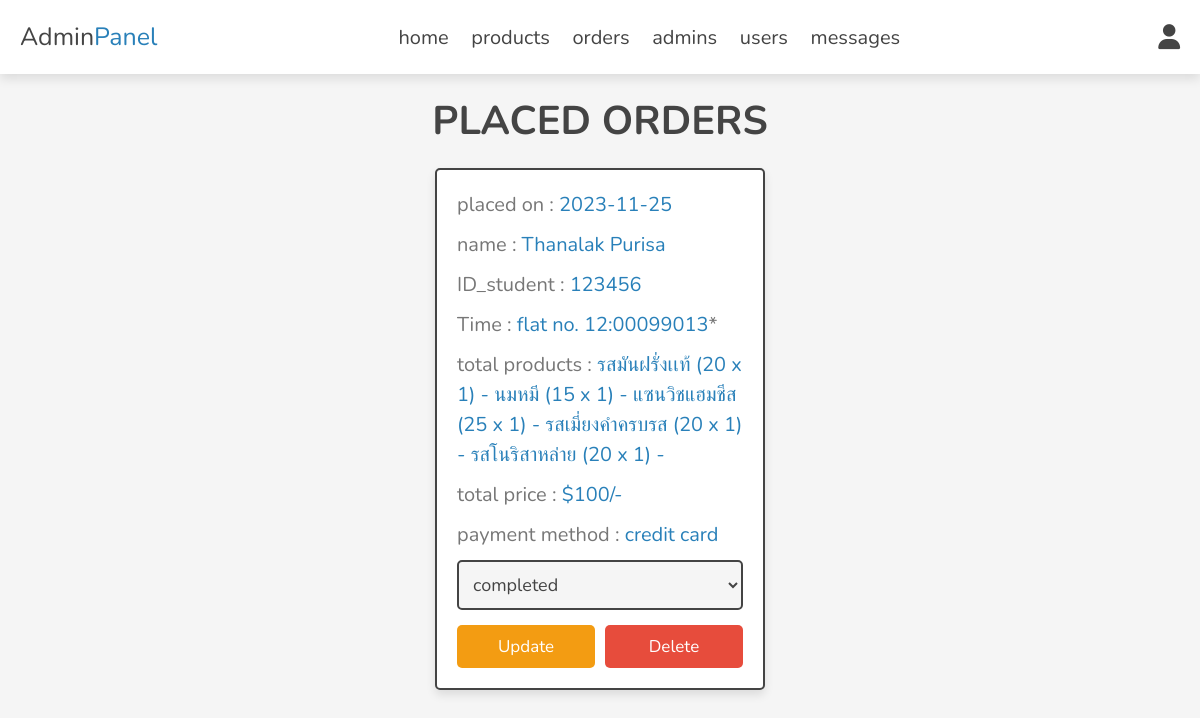
/admin/placed_orders.php (signed in), run on the app's committed database.
### tables this page shows
CREATE TABLE `orders` (
  `id` int(100) NOT NULL,
  `user_id` int(100) NOT NULL,
  `name` varchar(20) NOT NULL,
  `number` varchar(10) NOT NULL,
  `email` varchar(50) NOT NULL,
  `method` varchar(50) NOT NULL,
  `address` varchar(500) NOT NULL,
  `total_products` varchar(1000) NOT NULL,
  `total_price` int(100) NOT NULL,
  `placed_on` date NOT NULL DEFAULT current_timestamp(),
  `payment_status` varchar(20) NOT NULL DEFAULT 'pending'
);

### admin/placed_orders.php (the view, shortened to what this page needs)
<?php
include '../components/connect.php';
?>
<!DOCTYPE html>
<html lang="en">
<head>
   <link rel="stylesheet" href="https://cdnjs.cloudflare.com/ajax/libs/font-awesome/6.1.1/css/all.min.css">
   <link rel="stylesheet" href="../css/admin_style.css">
</head>
<body>
<?php include '../components/admin_header.php'; ?>
<section class="orders">
<h1 class="heading">placed orders</h1>
<div class="box-container">
   <?php
      $select_orders = $conn->prepare("SELECT * FROM `orders`");
      $select_orders->execute();
      if($select_orders->rowCount() > 0){
         while($fetch_orders = $select_orders->fetch(PDO::FETCH_ASSOC)){
   ?>
   <div class="box">
      <p> placed on : <span><?= $fetch_orders['placed_on']; ?></span> </p>
      <p> name : <span><?= $fetch_orders['name']; ?></span> </p>
      <p> ID_student : <span><?= $fetch_orders['number']; ?></span> </p>
      <p> Time : <span><?=  $fetch_orders['address']; ?></span>*</p>
      <p> total products : <span><?= $fetch_orders['total_products']; ?></span></p>
      <p> total price : <span>$<?= $fetch_orders['total_price']; ?>/-</span> </p>
      <p> payment method : <span><?= $fetch_orders['method']; ?></span> </p>
      <form action="" method="post">
         <select name="payment_status" class="select">
            <option selected disabled><?= $fetch_orders['payment_status']; ?></option>
         </select>
        <div class="flex-btn">
         <input type="submit" value="update" class="option-btn" name="update_payment">
         <a href="placed_orders.php?delete=<?= $fetch_orders['id']; ?>" class="delete-btn" onclick="return confirm('delete this order?');">delete</a>
        </div>
      </form>
   </div>
   <?php
         }
      }else{
         echo '<p class="empty">no orders placed yet!</p>';
      }
   ?>
</div>
</section>
</body>
</html>

### css/admin_style.css (style rules this page uses)
:root { --main-color:#2980b9; --orange:#f39c12; --red:#e74c3c; --black:#444; --white:#fff; --light-color:#777; --light-bg:#f5f5f5; --border:.2rem solid var(--black); --box-shadow:0 .5rem 1rem rgba(0,0,0,.1); }
* { font-family: 'Nunito', sans-serif; margin:0; padding:0; box-sizing: border-box; outline: none; border:none; text-decoration: none; }
html { font-size: 62.5%; overflow-x: hidden; }
body { background-color: var(--light-bg); }
section { padding:2rem; max-width: 1200px; margin:0 auto; }
.heading { font-size: 4rem; color:var(--black); margin-bottom: 2rem; text-align: center; text-transform: uppercase; }
.btn, .delete-btn, .option-btn { display: block; width: 100%; margin-top: 1rem; border-radius: .5rem; padding:1rem 3rem; font-size: 1.7rem; text-transform: capitalize; color:var(--white); cursor: pointer; text-align: center; }
.option-btn { background-color: var(--orange); }
.delete-btn { background-color: var(--red); }
.flex-btn { display: flex; gap:1rem; }
.orders .box-container { display: grid; grid-template-columns: repeat(auto-fit, 33rem); gap:1.5rem; align-items: flex-start; justify-content: center; }
.orders .box-container .box { padding:2rem; padding-top: 1rem; border-radius: .5rem; border:var(--border); background-color: var(--white); box-shadow: var(--box-shadow); }
.orders .box-container .box p { line-height: 1.5; font-size: 2rem; color:var(--light-color); margin:1rem 0; }
.orders .box-container .box p span { color:var(--main-color); }
.orders .box-container .select { margin-bottom: .5rem; width: 100%; background-color: var(--light-bg); padding:1rem; font-size: 1.8rem; color:var(--black); border-radius: .5rem; border:var(--border); }

### data on the page
orders: placed_on "2023-11-25", name "Thanalak Purisa", number "123456", address "flat no. 12:00099013", total_products "รสมันฝรั่งเเท้ (20 x 1) - นมหมี (15 x 1) - แซนวิชแฮมชีส (25 x 1) - รสเมี่ยงคำครบรส (20 x 1) - รสโนริสาหล่าย (20 x 1) -", total_price "100", method "credit card", payment_status "completed"
